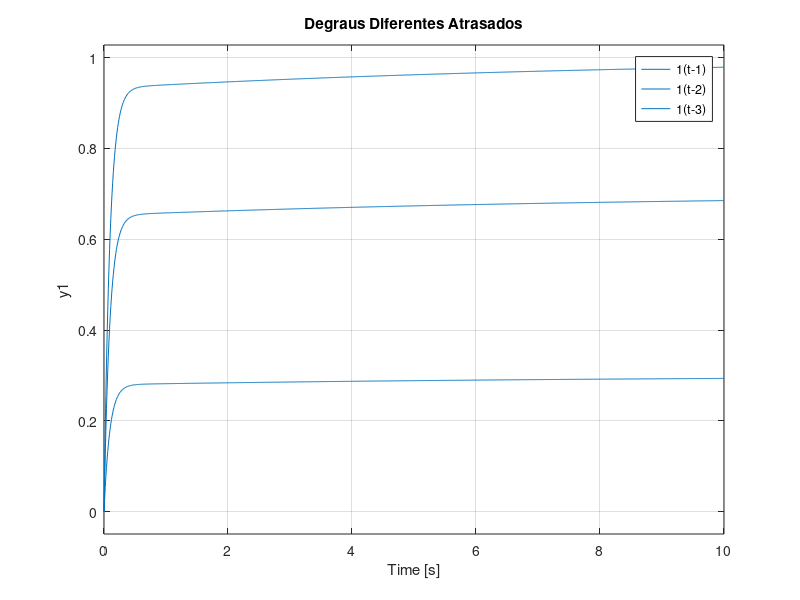

The MATLAB script that drew this image:
close all
clc
clear
w = 1.109982
T = 8.1053
z = 4.8715

t = 0:0.01:10

s=tf('s');

gs = tf([w^2*T, w^2],[1, 2*z*w, w^2])

us=1

sys=gs*us

step(sys,t)

hold on 

us2=0.7

sys2=gs*us2

step(sys2,t)

hold on 

us3=0.3

sys3=gs*us3

step(sys3,t)

legend("1(t-1)","1(t-2)","1(t-3)")

title("Degraus Diferentes Atrasados")